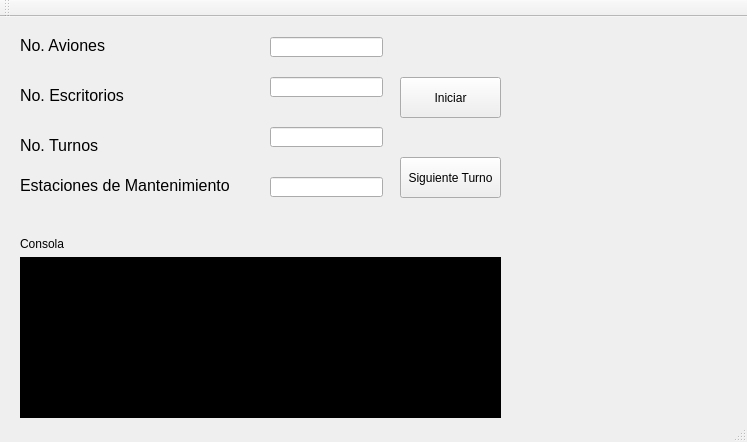
<?xml version="1.0" encoding="UTF-8"?>
<ui version="4.0">
 <class>MainWindow</class>
 <widget class="QMainWindow" name="MainWindow">
  <property name="geometry">
   <rect>
    <x>0</x>
    <y>0</y>
    <width>747</width>
    <height>442</height>
   </rect>
  </property>
  <property name="windowTitle">
   <string>MainWindow</string>
  </property>
  <widget class="QWidget" name="centralWidget">
   <widget class="QPushButton" name="btniniciar">
    <property name="geometry">
     <rect>
      <x>400</x>
      <y>60</y>
      <width>101</width>
      <height>41</height>
     </rect>
    </property>
    <property name="text">
     <string>Iniciar</string>
    </property>
   </widget>
   <widget class="QPushButton" name="btnturno">
    <property name="geometry">
     <rect>
      <x>400</x>
      <y>140</y>
      <width>101</width>
      <height>41</height>
     </rect>
    </property>
    <property name="text">
     <string>Siguiente Turno</string>
    </property>
   </widget>
   <widget class="QLineEdit" name="txtAvion">
    <property name="geometry">
     <rect>
      <x>270</x>
      <y>20</y>
      <width>113</width>
      <height>20</height>
     </rect>
    </property>
   </widget>
   <widget class="QLabel" name="label">
    <property name="geometry">
     <rect>
      <x>20</x>
      <y>20</y>
      <width>101</width>
      <height>16</height>
     </rect>
    </property>
    <property name="font">
     <font>
      <pointsize>12</pointsize>
     </font>
    </property>
    <property name="text">
     <string>No. Aviones</string>
    </property>
   </widget>
   <widget class="QLabel" name="label_2">
    <property name="geometry">
     <rect>
      <x>20</x>
      <y>70</y>
      <width>111</width>
      <height>16</height>
     </rect>
    </property>
    <property name="font">
     <font>
      <pointsize>12</pointsize>
     </font>
    </property>
    <property name="text">
     <string>No. Escritorios</string>
    </property>
   </widget>
   <widget class="QLineEdit" name="txtEscritorio">
    <property name="geometry">
     <rect>
      <x>270</x>
      <y>60</y>
      <width>113</width>
      <height>20</height>
     </rect>
    </property>
   </widget>
   <widget class="QLabel" name="label_3">
    <property name="geometry">
     <rect>
      <x>20</x>
      <y>160</y>
      <width>211</width>
      <height>16</height>
     </rect>
    </property>
    <property name="font">
     <font>
      <pointsize>12</pointsize>
     </font>
    </property>
    <property name="text">
     <string>Estaciones de Mantenimiento</string>
    </property>
   </widget>
   <widget class="QLineEdit" name="txtMantenimiento">
    <property name="geometry">
     <rect>
      <x>270</x>
      <y>160</y>
      <width>113</width>
      <height>20</height>
     </rect>
    </property>
   </widget>
   <widget class="QLabel" name="label_4">
    <property name="geometry">
     <rect>
      <x>20</x>
      <y>120</y>
      <width>111</width>
      <height>16</height>
     </rect>
    </property>
    <property name="font">
     <font>
      <pointsize>12</pointsize>
     </font>
    </property>
    <property name="text">
     <string>No. Turnos</string>
    </property>
   </widget>
   <widget class="QLineEdit" name="txtTurno">
    <property name="geometry">
     <rect>
      <x>270</x>
      <y>110</y>
      <width>113</width>
      <height>20</height>
     </rect>
    </property>
   </widget>
   <widget class="QTextEdit" name="textEdit">
    <property name="geometry">
     <rect>
      <x>20</x>
      <y>240</y>
      <width>481</width>
      <height>161</height>
     </rect>
    </property>
    <property name="autoFillBackground">
     <bool>false</bool>
    </property>
    <property name="styleSheet">
     <string notr="true">background-color: rgb(0, 0, 0);
color: rgb(255, 255, 255);</string>
    </property>
   </widget>
   <widget class="QLabel" name="label_5">
    <property name="geometry">
     <rect>
      <x>20</x>
      <y>220</y>
      <width>47</width>
      <height>13</height>
     </rect>
    </property>
    <property name="text">
     <string>Consola</string>
    </property>
   </widget>
  </widget>
  <widget class="QMenuBar" name="menuBar">
   <property name="geometry">
    <rect>
     <x>0</x>
     <y>0</y>
     <width>747</width>
     <height>21</height>
    </rect>
   </property>
  </widget>
  <widget class="QToolBar" name="mainToolBar">
   <attribute name="toolBarArea">
    <enum>TopToolBarArea</enum>
   </attribute>
   <attribute name="toolBarBreak">
    <bool>false</bool>
   </attribute>
  </widget>
  <widget class="QStatusBar" name="statusBar"/>
 </widget>
 <layoutdefault spacing="6" margin="11"/>
 <resources/>
 <connections/>
</ui>
